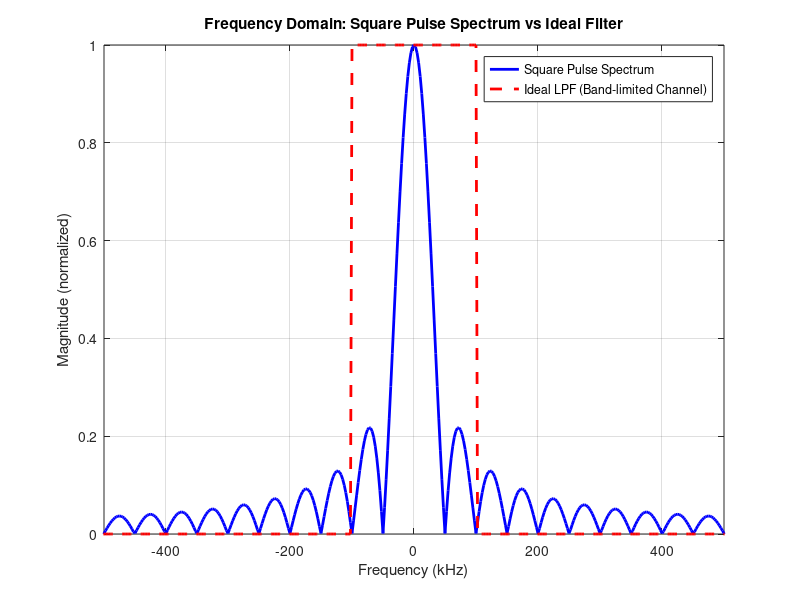

This chart was generated by the following MATLAB code: (Note: this script raises an error after producing the figure.)
%% Parameters
B = 100e3;                    % Channel bandwidth = 100 kHz
T = 2 / B;                    % Pulse duration = 20 us
Fs = 20 * B;                  % Sampling frequency = 2 MHz (oversampling)
dt = 1 / Fs;
t = -10*T:dt:10*T;              % Time vector, wide enough to contain full pulse
N = length(t);

%% Square Pulse (duration 2T, centered at t = 0)
square_pulse = double(abs(t) <= T/2);

%% Frequency vector for plotting
f = linspace(-Fs/2, Fs/2, N);   % Frequency axis centered at 0 Hz

%% FFT of square pulse
X_f = fftshift(fft(square_pulse));         % Centered FFT
X_mag = abs(X_f) / max(abs(X_f));          % Normalize

%% Define Ideal Low-Pass Filter in Frequency Domain
thefilter = double(abs(f) <= B);           % 1 in [-B, B], 0 elsewhere

%% Plot Both in Frequency Domain
figure;
plot(f/1e3, X_mag, 'b', 'LineWidth', 2); hold on;
plot(f/1e3, thefilter, 'r--', 'LineWidth', 2);
xlabel('Frequency (kHz)');
ylabel('Magnitude (normalized)');
title('Frequency Domain: Square Pulse Spectrum vs Ideal Filter');
legend('Square Pulse Spectrum', 'Ideal LPF (Band-limited Channel)');
xlim([-500 500]);  % Show ±500 kHz around 0
grid on;








Square_Freq = fftshift(fft(square_pulse));
Filtered_Freq = Square_Freq .* thefilter;
filtered_time = ifft(ifftshift(Filtered_Freq), 'symmetric');




figure;
plot(t*1e6, square_pulse, 'b', 'LineWidth', 1.5); hold on;
plot(t*1e6, filtered_time, 'r', 'LineWidth', 1.5);
xlabel('Time (\mus)'); ylabel('Amplitude');
legend('Original', 'Filtered');
title('Square Pulse Before and After Band-Limited Channel');
grid on;


figure;
plot(f/1e3, abs(Square_Freq), 'b'); hold on;
plot(f/1e3, abs(Filtered_Freq), 'r');
xlabel('Frequency (kHz)'); ylabel('|Amplitude|');
legend('Original Spectrum', 'Filtered Spectrum');
title('Frequency Domain Before and After Filtering');
grid on;

pulse1 = double(abs(t - T) <= T/2);  % First pulse at t = T
pulse2 = double(abs(t - 3*T) <= T/2); % Second pulse at t = 3T


% Frequency-domain filtering
P1_F = fftshift(fft(pulse1));
P1_Filt = P1_F .* H;
pulse1_out = ifft(ifftshift(P1_Filt), 'symmetric');

P2_F = fftshift(fft(pulse2));
P2_Filt = P2_F .* H;
pulse2_out = ifft(ifftshift(P2_Filt), 'symmetric');

figure;
plot(t*1e6, pulse1, 'b--', 'LineWidth', 1.2); hold on;
plot(t*1e6, pulse2, 'g--', 'LineWidth', 1.2);
xlabel('Time (\mus)'); ylabel('Amplitude');
legend('Pulse 1 (input)', 'Pulse 2 (input)');
title('Original Two Square Pulses Before Channel');
grid on;


figure;
plot(t*1e6, pulse1_out, 'b', 'LineWidth', 1.5); hold on;
plot(t*1e6, pulse2_out, 'g', 'LineWidth', 1.5);
xlabel('Time (\mus)'); ylabel('Amplitude');
legend('Pulse 1 (output)', 'Pulse 2 (output)');
title('Filtered Pulses After Band-Limited Channel');
grid on;


